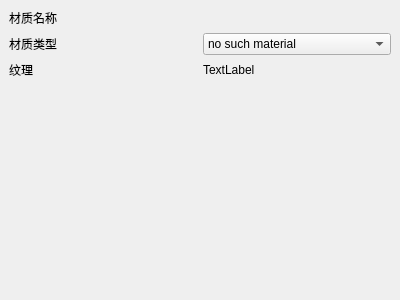
<?xml version="1.0" encoding="UTF-8"?>
<ui version="4.0">
 <class>MaterialEdit</class>
 <widget class="QWidget" name="MaterialEdit">
  <property name="geometry">
   <rect>
    <x>0</x>
    <y>0</y>
    <width>400</width>
    <height>300</height>
   </rect>
  </property>
  <property name="windowTitle">
   <string>Form</string>
  </property>
  <layout class="QVBoxLayout" name="verticalLayout">
   <property name="leftMargin">
    <number>9</number>
   </property>
   <property name="topMargin">
    <number>9</number>
   </property>
   <property name="rightMargin">
    <number>9</number>
   </property>
   <property name="bottomMargin">
    <number>9</number>
   </property>
   <item>
    <layout class="QHBoxLayout" name="horizontalLayout">
     <item>
      <widget class="QLabel" name="label">
       <property name="text">
        <string>材质名称</string>
       </property>
      </widget>
     </item>
     <item>
      <widget class="QLabel" name="label_3">
       <property name="text">
        <string/>
       </property>
      </widget>
     </item>
    </layout>
   </item>
   <item>
    <layout class="QHBoxLayout" name="horizontalLayout_2">
     <item>
      <widget class="QLabel" name="label_5">
       <property name="text">
        <string>材质类型</string>
       </property>
      </widget>
     </item>
     <item>
      <widget class="QComboBox" name="comboBox">
       <item>
        <property name="text">
         <string>no such material</string>
        </property>
       </item>
       <item>
        <property name="text">
         <string>Diffuse</string>
        </property>
       </item>
       <item>
        <property name="text">
         <string>Glass</string>
        </property>
       </item>
       <item>
        <property name="text">
         <string>Conductor</string>
        </property>
       </item>
      </widget>
     </item>
    </layout>
   </item>
   <item>
    <layout class="QHBoxLayout" name="horizontalLayout_3">
     <item>
      <widget class="QLabel" name="label_2">
       <property name="text">
        <string>纹理</string>
       </property>
      </widget>
     </item>
     <item>
      <widget class="QLabel" name="label_4">
       <property name="text">
        <string>TextLabel</string>
       </property>
      </widget>
     </item>
    </layout>
   </item>
   <item>
    <layout class="QHBoxLayout" name="horizontalLayout_4">
     <item>
      <widget class="QStackedWidget" name="stackedWidget">
       <widget class="QWidget" name="page">
        <layout class="QVBoxLayout" name="verticalLayout_2"/>
       </widget>
       <widget class="QWidget" name="page_2"/>
      </widget>
     </item>
    </layout>
   </item>
  </layout>
 </widget>
 <resources/>
 <connections/>
</ui>
